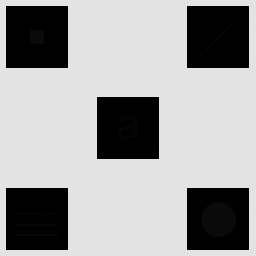
#> input picture Imagen_con_detalles_escondidos.tif, 256 x 256 px, found by its file name
$ python main.py
#> lines starting #> are read from the running program, lines starting #| are printed output that depends on the picture; after the words box and inside, x2 and y2 are one past the last pixel; in counts of white or black regions, pixels touching at a corner belong together
### problema1.py
import os
import matplotlib
import cv2
import numpy as np
import matplotlib.pyplot as plt
from PIL import Image
matplotlib.use("Agg")   # Backend sin interfaz grafica: las figuras no abren ventanas, se guardan en archivo.


CARPETA = os.path.dirname(os.path.abspath(__file__))
IMAGEN = os.path.join(CARPETA, "datos", "Imagen_con_detalles_escondidos.tif")

M_ELEGIDA = 7                            # ventana elegida para el punto b)
TAMANIOS = [3, 7, 15, 31, 61, 121]       # ventanas comparadas en el punto c)


# a) Ecualización local de histograma
def ecualizacion_local_hist(img, M, N=None):
    """
    Ecualización local de histograma con ventana MxN (N = M por defecto).
    Se calcula el histograma de cada ventana y se usa su CDF para obtener
    el nuevo nivel del píxel central.
    """
    if N is None:
        N = M
    L = 256
    # Bordes: se replican para poder centrar la ventana en todos los píxeles
    top, bottom = M // 2, M - 1 - M // 2
    left, right = N // 2, N - 1 - N // 2
    pad = cv2.copyMakeBorder(img, top, bottom, left, right, cv2.BORDER_REPLICATE)

    out = np.zeros_like(img)
    H, W = img.shape
    for i in range(H):
        for j in range(W):
            ventana = pad[i:i + M, j:j + N]
            hist = np.bincount(ventana.ravel(), minlength=L)
            cdf = np.cumsum(hist)
            # Transformación de ecualización: s = (L-1) * CDF(r) / (M*N)
            out[i, j] = np.round((L - 1) * cdf[img[i, j]] / (M * N))
    return out


def resolver_problema1(carpeta_salida, ruta_imagen=IMAGEN, m_elegida=M_ELEGIDA, tamanios=TAMANIOS):
    """Resuelve los puntos b) y c) y guarda todas las imagenes en carpeta_salida.

    No abre ninguna ventana: cada figura se escribe en disco. Devuelve la lista de
    rutas generadas. Si la carpeta ya existe, los archivos se sobrescriben.
    """
#> called with carpeta_salida = 'imagenes_problema1', ruta_imagen = 'datos/Imagen_con_detalles_escondidos.tif', m_elegida = 7

    os.makedirs(carpeta_salida, exist_ok=True)
    generadas = []

    # Lectura con Pillow y conversión a escala de grises uint8
    img = np.array(Image.open(ruta_imagen).convert("L"), dtype=np.uint8)
#> img is the input picture: shape (256, 256); min 0, max 228, mean 160.7

    # Calculamos una sola vez el resultado de cada tamaño de ventana y lo reusamos en
    # los dos puntos, asi no repetimos el procesamiento (que es lento: dos bucles por pixel).
    resultados = {}

    for m in sorted(set(tamanios) | {m_elegida}):
        print(f"  Procesando ventana {m}x{m} ...")
        resultados[m] = ecualizacion_local_hist(img, m)

        ruta = os.path.join(carpeta_salida, f"resultado_ventana_{m}.png")
        Image.fromarray(resultados[m]).save(ruta)
        generadas.append(ruta)
#> this loop made 6 passes
#> pass 1, in resolver_problema1, `Image.fromarray(resultados[m]).save(ruta)`:
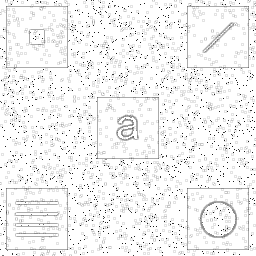
#> saved as resultado_ventana_3.png: PIL image 256x256 L; min 28, max 255, mean 242.6
#> pass 2, in resolver_problema1, `Image.fromarray(resultados[m]).save(ruta)`:
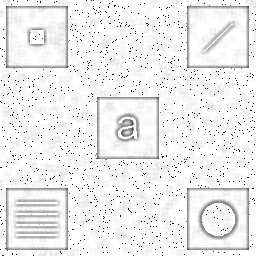
#> saved as resultado_ventana_7.png: PIL image 256x256 L; min 5, max 255, mean 238.2
#> after the loop, generadas = 6 items; resultados = 6 items

    # b) Resultado con la ventana elegida
    fig = plt.figure(figsize=(12, 6))
    plt.subplot(121), plt.imshow(img, cmap="gray", vmin=0, vmax=255), plt.title("Original")
    plt.subplot(122), plt.imshow(resultados[m_elegida], cmap="gray", vmin=0, vmax=255), plt.title(f"Ecualización local {m_elegida}x{m_elegida}")
    plt.tight_layout()

    ruta = os.path.join(carpeta_salida, f"b_original_vs_ventana_{m_elegida}.png")
    fig.savefig(ruta, dpi=150)
    plt.close(fig)   # cerramos la figura para que no se acumulen en memoria
    generadas.append(ruta)

    # c) Análisis de la influencia del tamaño de ventana
    fig, axs = plt.subplots(2, 3, figsize=(15, 10), sharex=True, sharey=True)

    for ax, m in zip(axs.ravel(), tamanios):
        ax.imshow(resultados[m], cmap="gray", vmin=0, vmax=255)
        ax.set_title(f"Ventana {m}x{m}")

    plt.tight_layout()

    ruta = os.path.join(carpeta_salida, "c_comparacion_ventanas.png")
    fig.savefig(ruta, dpi=150)
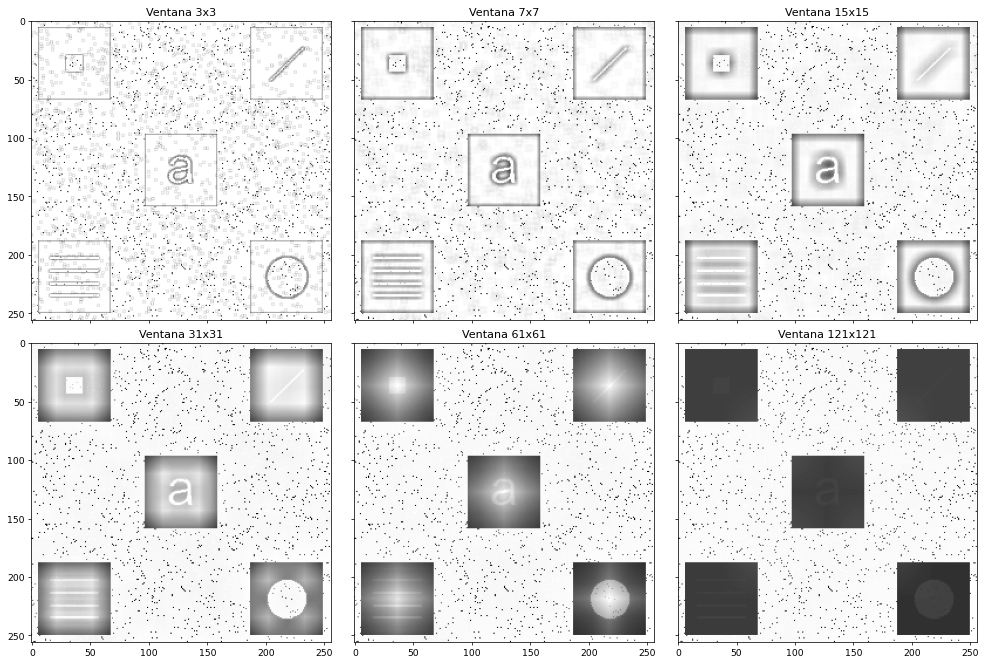
#> figure drawn by matplotlib, 6 panels
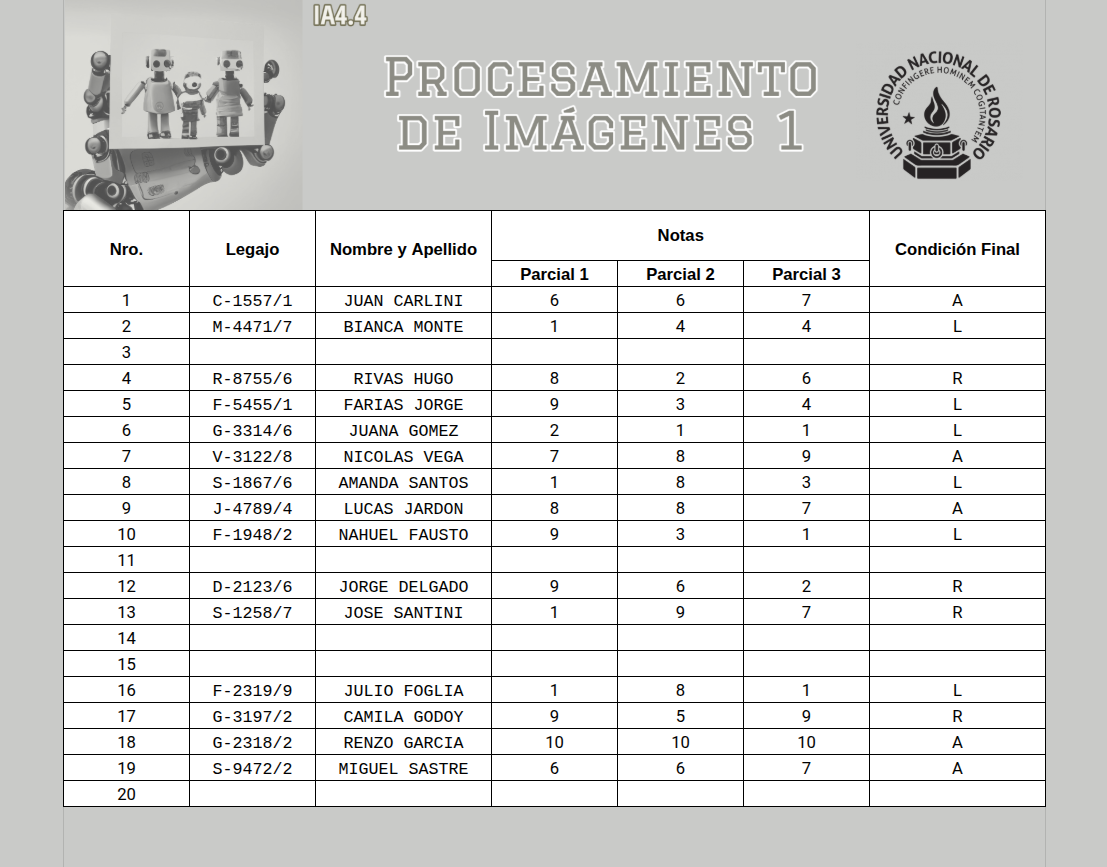
#> input picture datos/planillas/grade_sheet_1.png, 1107 x 867 px
    plt.close(fig)
    generadas.append(ruta)

    return generadas


# [3 lines that do not run on import are left out]

### problema2.py
import csv
import cv2
import numpy as np


# Nombres de las columnas de datos, en el mismo orden en que las recorre el bucle (j = 1..6).
# La columna j = 0 es "Nro." y no se valida.
COLUMNAS = ["Legajo",
            "Nombre y Apellido",
            "Parcial 1",
            "Parcial 2",
            "Parcial 3",
            "Condición Final"]

# Colores (en BGR, que es como trabaja OpenCV) del indicador de cada condición.
COLOR_CONDICION = {"R": (0, 165, 255),   # naranja -> debe recuperar
                   "L": (0, 0, 255)}     # rojo    -> queda libre

TITULO_BLOQUE = {"R": "RECUPERAN (R)",
                 "L": "LIBRES (L)"}

FUENTE = cv2.FONT_HERSHEY_SIMPLEX
ANCHO_FRANJA = 44   # ancho en pixeles de la franja de color que lleva cada nombre


# ---------------------------------------------------------------------------------------
# FUNCIONES AUXILIARES COMUNES
# ---------------------------------------------------------------------------------------

## Funcion para agrupar lineas
def agrupar_consecutivos(indices):
    grupos = []

    if len(indices) == 0:
        return grupos

    inicio = indices[0]
    anterior = indices[0]

    for indice in indices[1:]:
        if indice != anterior + 1:
            grupos.append((inicio, anterior))
            inicio = indice

        anterior = indice

    grupos.append((inicio, anterior))

    return grupos


## Funcion para obtener los centros de esas lineas agrupadas.
def centros_de_grupos(grupos):
    return [(inicio + fin) // 2 for inicio, fin in grupos]


# Para determinar los caracteres validos dentro de una celda.
def componentes_validas(celda, area_min):
    num_labels, labels, stats, centroids = cv2.connectedComponentsWithStats(
    celda.astype(np.uint8),
    connectivity=8)
    componentes = []

    for i in range(1, num_labels):  # empezamos en 1 porque 0 es el fondo
        x = stats[i, cv2.CC_STAT_LEFT]
        y = stats[i, cv2.CC_STAT_TOP]
        w = stats[i, cv2.CC_STAT_WIDTH]
        h = stats[i, cv2.CC_STAT_HEIGHT]
        area = stats[i, cv2.CC_STAT_AREA]

        if area >= area_min:
            componentes.append({
                "x": x,
                "y": y,
                "w": w,
                "h": h,
                "area": area})

    return componentes


# Para determinar la cantidad de palabras que hay
def cantidad_palabras(componentes, espacio_min=10):
    componentes = sorted(componentes, key=lambda c: c["x"])

    if len(componentes) == 0:
        return 0

    palabras = 1

    for i in range(len(componentes) - 1):
        fin_actual = componentes[i]["x"] + componentes[i]["w"]
        inicio_siguiente = componentes[i + 1]["x"]
        distancia = inicio_siguiente - fin_actual

        if distancia >= espacio_min:
            palabras += 1

    return palabras


# ---------------------------------------------------------------------------------------
# a) VALIDACION DE LA PLANILLA
# ---------------------------------------------------------------------------------------

def validar_planilla(img):
    """Valida cada celda de la planilla.

    Devuelve una lista de registros (uno por fila de datos), donde cada registro es:
        {"nro":      numero de fila de la planilla,
         "campos":   {nombre de columna: "OK" / "MAL"},
         "celdas":   {nombre de columna: (y0, y1, x0, x1)},
         "correcto": True si todos los campos dieron "OK"}

    Las coordenadas de "celdas" son las que despues usa el punto b) para recortar
    el nombre del alumno y leer su condicion final.
    """

    # Con Img_th umbralizamos los valores, los llevamos a "true y false" segun corresponda con nuestro umbral
    # True para menor (<) que 128 y False para mayor (>) a 128
    img_th = img < 128
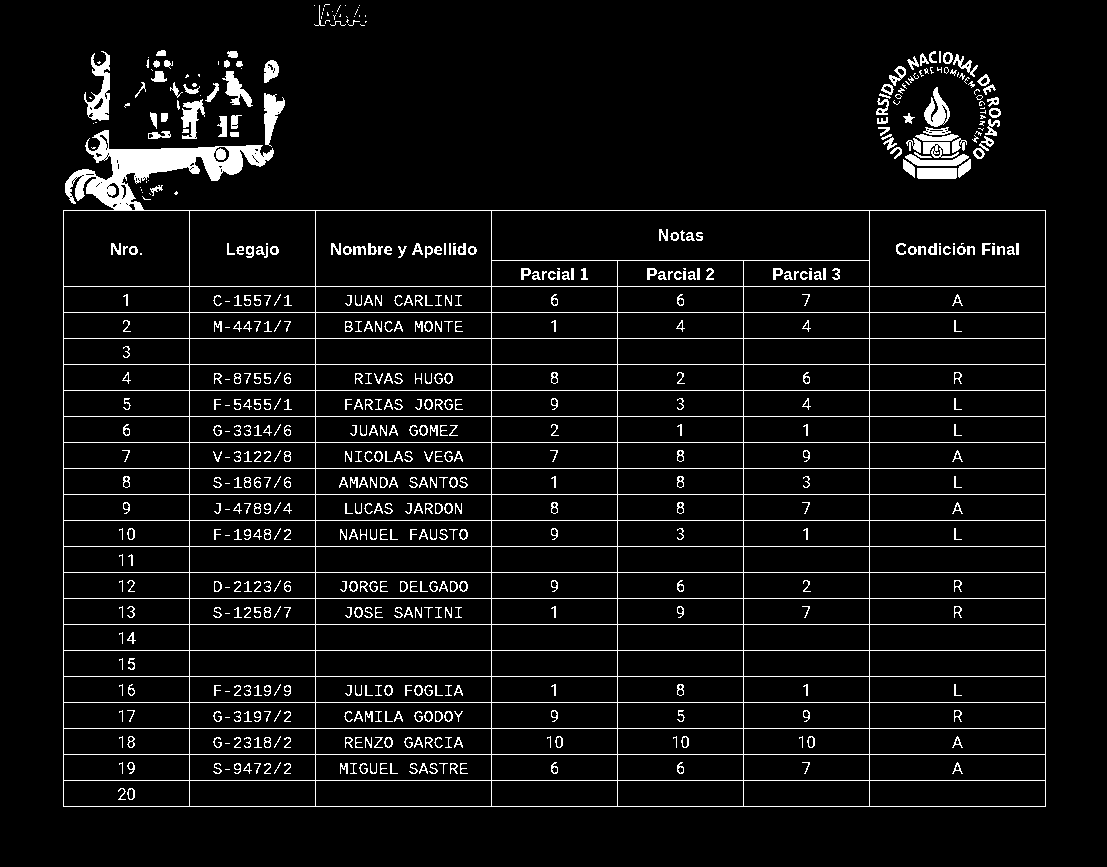
#> img_th: shape (867, 1107) bool; 5.9% white in thin lines or dots, all inside (x1, y1, x2, y2) = (63, 4, 1046, 807)

    # Luego para detectar una linea en una columna tendremos que tiene varios Ture seguidos
    # asi que sumamos los pixeles de cada columna, para detectar las lines verticales.
    img_cols = np.sum(img_th, axis=0)  # Columnas
#> img_cols = 1107 values, max 645 at index 189, min 0 at index 0, mean 51.01
    img_rows = np.sum(img_th, axis=1)  # Filas
#> img_rows = 867 values, max 983 at index 210, min 0 at index 0, mean 65.13

    # Con esto nos vamos dando una idea de nuestro umbral para determinar lines horizontales y verticales
    th_col = 0.8 * max(img_cols)
#> th_col = 516
    th_row = 0.8 * max(img_rows)
#> th_row = 786.4
    img_cols_th = img_cols > th_col
    img_rows_th = img_rows > th_row

    # Ahora tambien si tenemos varios True consecutivos quiere decir que tenemos una linea gruesa.
    cols = np.where(img_cols_th)[0]
#> cols = [63, 189, 315, 491, 617, 743, 869, 1045]
    rows = np.where(img_rows_th)[0]
#> rows = 22 values from 210 to 806

    grupos_cols = agrupar_consecutivos(cols)
#> in agrupar_consecutivos, `inicio = indices[0]`: inicio = 63
#> the loop in agrupar_consecutivos, `for indice in indices[1:]:` made 7 passes
#> (indice, inicio, anterior) on passes 1 to 7: (189, 189, 189), (315, 315, 315), (491, 491, 491), (617, 617, 617), (743, 743, 743), (869, 869, 869), (1045, 1045, 1045)
#> after the loop in agrupar_consecutivos, `for indice in indices[1:]:`: grupos = [(63, 63), (189, 189), (315, 315), (491, 491), (617, 617), (743, 743), (869, 869)]
#> grupos_cols = [(63, 63), (189, 189), (315, 315), (491, 491), (617, 617), (743, 743), (869, 869), (1045, 1045)]
    grupos_rows = agrupar_consecutivos(rows)
#> the loop in agrupar_consecutivos (call 2), `for indice in indices[1:]:` made 21 passes
#> (indice, inicio, anterior) on passes 1 to 8: (286, 286, 286), (312, 312, 312), (338, 338, 338), (364, 364, 364), (390, 390, 390), (416, 416, 416), (442, 442, 442), (468, 468, 468)
#> grupos_rows = [(210, 210), (286, 286), (312, 312), (338, 338), (364, 364), (390, 390), (416, 416), (442, 442), (468, 468), (494, 494), (520, 520), (546, 546), (572, 572), (598, 598), (624, 624), (650, 650), (676, 676), (702, 702), (728, 728), (754, 754), (780, 780), (806, 806)]

    # obtencion final de las lineas.
    x = centros_de_grupos(grupos_cols) # lineas verticales
#> x = [63, 189, 315, 491, 617, 743, 869, 1045]
    y = centros_de_grupos(grupos_rows) # lineas horizontales
#> y = [210, 286, 312, 338, 364, 390, 416, 442, 468, 494, 520, 546, 572, 598, 624, 650, 676, 702, 728, 754, 780, 806]


    # Luego dos lineas horizontales consecutivas (Y1 , Y2) y verticales (X1 , X2) determinan una celda.
    # Recorrer celdas.
    fila_inicio_datos = 1
    registros = []

    for i in range(fila_inicio_datos, len(y) - 1):
        campos = {}
        celdas = {}

        for j in range(1, len(x) - 1):
            if j - 1 >= len(COLUMNAS):   # por si apareciera una columna de mas
                break

            columna = COLUMNAS[j - 1]

            # Guardamos los limites de la celda para poder recortarla despues.
            limites = (y[i] + 1, y[i + 1], x[j] + 1, x[j + 1])
            celda = img_th[limites[0]:limites[1], limites[2]:limites[3]]

            componentes = componentes_validas(celda, area_min=4)
            resultado = "MAL"

            # Legajo
            if j == 1:
                cantidad_caracteres = len(componentes)
                palabras = cantidad_palabras(componentes)

                if cantidad_caracteres == 8 and palabras == 1:
                    resultado = "OK"

            # Nombre y Apellido
            elif j == 2:
                cantidad_caracteres = len(componentes)
                palabras = cantidad_palabras(componentes)

                if cantidad_caracteres <= 12 and palabras >= 2:
                    resultado = "OK"

            # Parciales 1, 2 y 3
            elif j in [3, 4, 5]:
                cantidad_caracteres = len(componentes)
                palabras = cantidad_palabras(componentes)

                if cantidad_caracteres in [1, 2] and palabras == 1:
                    resultado = "OK"

            # Condición final
            elif j == 6:
                cantidad_caracteres = len(componentes)

                if cantidad_caracteres == 1:
                    resultado = "OK"

            campos[columna] = resultado
            celdas[columna] = limites

        registros.append({
            "nro": i,
            "campos": campos,
            "celdas": celdas,
            "correcto": all(valor == "OK" for valor in campos.values())})
#> this loop made 20 passes
#> pass 1, in componentes_validas (call 5), `num_labels, labels, stats, centroids = cv2.connectedComponentsWithStat..`:
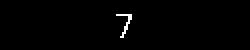
#> labels: shape (25, 125) int32 (shown 2 times larger); values 0 (black) and 1 (white), 0.83% white in thin lines or dots, all inside (x1, y1, x2, y2) = (58, 7, 66, 19)
#> after the loop, registros = 20 items

    return registros


def mostrar_resultados(registros):
    """Imprime por terminal el estado de cada campo de cada registro."""

    for registro in registros:
        print(f"Registro {registro['nro']}:")

        for columna, resultado in registro["campos"].items():
            print(f"{columna}: {resultado}")

        print()


def exportar_csv(registros, ruta="resultados.csv"):
    """Guarda los resultados de la validacion en un archivo CSV.

    Una fila por registro de la planilla: el ID (que sigue el orden de la planilla)
    en la primera columna y despues el resultado "OK" / "MAL" de cada campo.
    """
#> called with ruta = 'csv/resultados_1.csv'

    # newline="" es lo que recomienda el modulo csv para no duplicar saltos de linea en Windows.
    # utf-8-sig agrega el BOM para que Excel muestre bien los acentos de "Condición Final".
    with open(ruta, "w", newline="", encoding="utf-8-sig") as archivo:
        escritor = csv.writer(archivo)

        escritor.writerow(["ID"] + COLUMNAS)

        for registro in registros:
            fila = [registro["campos"][columna] for columna in COLUMNAS]
            escritor.writerow([registro["nro"]] + fila)

    return ruta


# ---------------------------------------------------------------------------------------
# b) IMAGEN DE SALIDA CON LOS ALUMNOS NO APROBADOS
# ---------------------------------------------------------------------------------------

# Cuenta los huecos de una letra ya recortada a su bounding-box.
# Analizamos el FONDO (el negativo de la letra): queda el fondo exterior como una
# componente mas una componente por cada hueco encerrado. Usamos connectivity=4 para
# que un hueco no se "escape" hacia afuera por una diagonal.
def contar_huecos(letra):
    fondo = (~letra).astype(np.uint8)
    num_labels, labels, stats, centroids = cv2.connectedComponentsWithStats(fondo, connectivity=4)

    # num_labels incluye la etiqueta 0 (la tinta) y el fondo exterior, por eso restamos 2.
    return num_labels - 2


# Indica si el trazo vertical izquierdo de la letra esta completo de arriba a abajo.
# Es lo que distingue a la "R" (y a la "L") de la "A", cuyo trazo izquierdo es diagonal.
def columna_izquierda_llena(letra, tolerancia=0.9):
    return letra[:, 0].mean() >= tolerancia


def clasificar_condicion(celda):
    """Devuelve 'L', 'R' o None (None = aprobado o celda no reconocible)."""

    componentes = componentes_validas(celda, area_min=4)

    if len(componentes) != 1:
        return None

    # Recortamos la letra a su bounding-box.
    c = componentes[0]
    letra = celda[c["y"]:c["y"] + c["h"], c["x"]:c["x"] + c["w"]]

    if letra.size == 0:
        return None

    # La "L" no tiene huecos.
    if contar_huecos(letra) == 0:
        return "L"

    # Tiene hueco: es "R" si ademas su trazo izquierdo es vertical. Si no, es la "A".
    if columna_izquierda_llena(letra):
        return "R"

    return None


# Arma la fila de salida de un alumno: franja de color con la letra + crop del nombre + borde.
def armar_fila(img, celda_nombre, condicion):
    y0, y1, x0, x1 = celda_nombre

    # Recortamos la celda completa y la pasamos a color para poder dibujar encima.
    crop = cv2.cvtColor(img[y0:y1, x0:x1], cv2.COLOR_GRAY2BGR)
    alto, ancho = crop.shape[:2]
    color = COLOR_CONDICION[condicion]

    # Franja de color a la izquierda, con la letra de la condicion escrita encima.
    franja = np.full((alto, ANCHO_FRANJA, 3), color, dtype=np.uint8)
    (ancho_texto, alto_texto), _ = cv2.getTextSize(condicion, FUENTE, 0.9, 2)
    cv2.putText(franja, condicion,
                ((ANCHO_FRANJA - ancho_texto) // 2, (alto + alto_texto) // 2),
                FUENTE, 0.9, (255, 255, 255), 2, cv2.LINE_AA)

    fila = np.hstack([franja, crop])

    # Borde del color de la condicion alrededor de toda la fila.
    cv2.rectangle(fila, (0, 0), (fila.shape[1] - 1, alto - 1), color, thickness=2)

    return fila


# Arma la banda de titulo que encabeza cada bloque.
def armar_encabezado(ancho, condicion, alto=34):
    color = COLOR_CONDICION[condicion]
    banda = np.full((alto, ancho, 3), color, dtype=np.uint8)

    texto = TITULO_BLOQUE[condicion]
    (ancho_texto, alto_texto), _ = cv2.getTextSize(texto, FUENTE, 0.6, 2)
    cv2.putText(banda, texto,
                ((ancho - ancho_texto) // 2, (alto + alto_texto) // 2),
                FUENTE, 0.6, (255, 255, 255), 2, cv2.LINE_AA)

    return banda


def generar_imagen_no_aprobados(img, registros):
    """Genera una unica imagen con los nombres de los alumnos no aprobados.

    Solo se consideran los registros cargados correctamente (todos los campos "OK").
    La salida queda agrupada en dos bloques: primero los que recuperan, despues los libres.
    Devuelve None si no hay ningun alumno para mostrar.
    """

    img_th = img < 128
    no_aprobados = {"R": [], "L": []}

    for registro in registros:
        if not registro["correcto"]:
            continue

        y0, y1, x0, x1 = registro["celdas"]["Condición Final"]
        condicion = clasificar_condicion(img_th[y0:y1, x0:x1])

        if condicion in no_aprobados:
            no_aprobados[condicion].append(registro["celdas"]["Nombre y Apellido"])
#> this loop made 20 passes
#> pass 2, in componentes_validas (call 122), `num_labels, labels, stats, centroids = cv2.connectedComponentsWithStat..`:
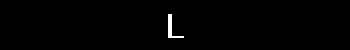
#> labels: shape (25, 175) int32 (shown 2 times larger); values 0 (black) and 1 (white), 0.69% white in thin lines or dots, all inside (x1, y1, x2, y2) = (84, 7, 92, 19)

    bloques = []

    for condicion in ["R", "L"]:
        if len(no_aprobados[condicion]) == 0:
            continue

        filas = [armar_fila(img, celda, condicion) for celda in no_aprobados[condicion]]
        bloques.append(armar_encabezado(filas[0].shape[1], condicion))
        bloques.extend(filas)
#> this loop made 2 passes
#> after the loop, bloques = 12 items
#> (the rest of the program and of its run is left out)
